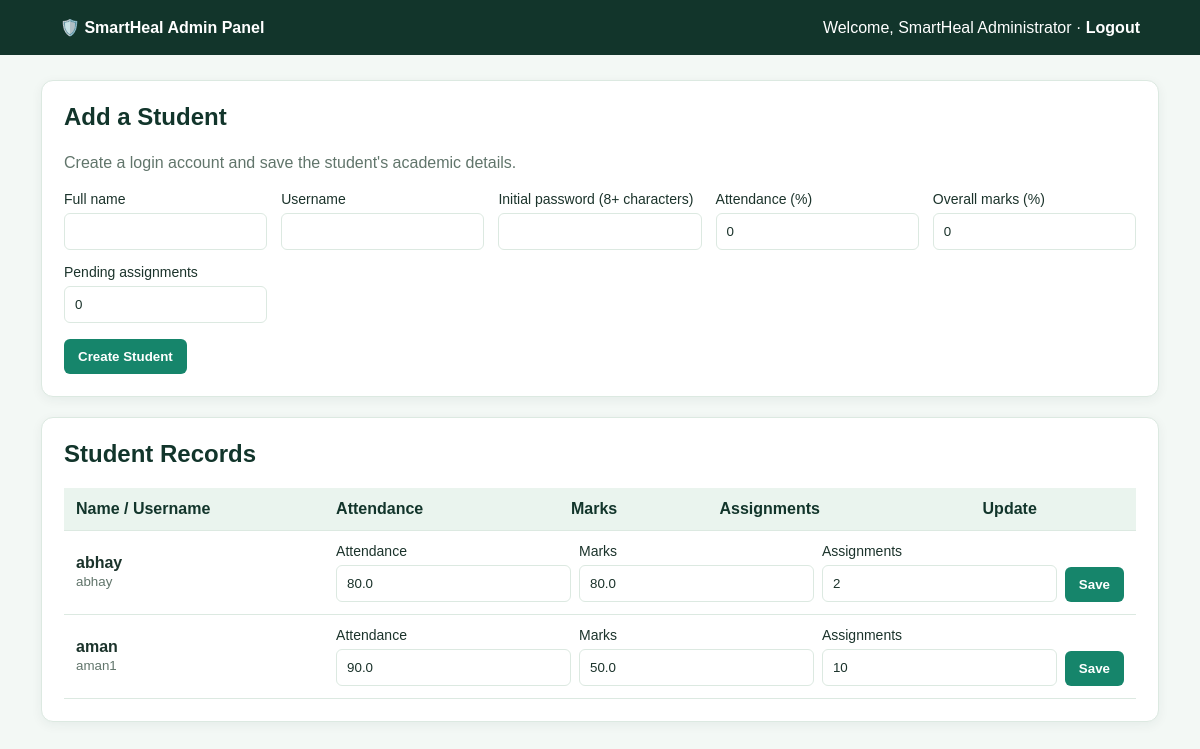
The page /admin (signed in) on the database its author committed.
### tables this page shows
CREATE TABLE student_records (
                id INTEGER PRIMARY KEY AUTOINCREMENT,
                user_id INTEGER UNIQUE NOT NULL,
                attendance REAL NOT NULL DEFAULT 0,
                marks REAL NOT NULL DEFAULT 0,
                assignments INTEGER NOT NULL DEFAULT 0,
                FOREIGN KEY(user_id)
                    REFERENCES users(id) ON DELETE CASCADE
            );

CREATE TABLE users (
                id INTEGER PRIMARY KEY AUTOINCREMENT,
                username TEXT UNIQUE NOT NULL,
                password_hash TEXT NOT NULL,
                role TEXT NOT NULL
                    CHECK(role IN ('admin', 'student')),
                full_name TEXT NOT NULL
            );

### app.py (the view, shortened to what this page needs)
@app.route("/admin", methods=["GET", "POST"])
@role_required("admin")
def admin_panel():
    with get_db() as conn:
        students = conn.execute("""
            SELECT users.id, users.username, users.full_name,
                student_records.attendance, student_records.marks,
                student_records.assignments
            FROM users
            LEFT JOIN student_records ON users.id = student_records.user_id
            WHERE users.role = 'student'
            ORDER BY users.full_name
        """).fetchall()
    return render_template("admin.html", students=students)

### app.py (called while the page is built, shortened)
@app.before_request
def simulate_website_outage():
    monitoring_api_paths = {
        "/api/health",
        "/api/resilience",
        "/api/incidents",
        "/api/error-lab/status",
        "/api/error-lab/settings",
        "/api/error-lab/generate",
        "/api/error-lab/fix",
    }
    monitoring_paths = {
        "/",
        "/style.css",
        "/script.js",
    }
    if request.path in monitoring_paths:
        return None
    if request.path.startswith("/api/"):
        if request.path in monitoring_api_paths:
            return None
        return None
    with STATE_LOCK:
        outage_active = ERROR_LAB_STATE["service_down"]
    return None

def get_db():
    conn = sqlite3.connect(DATABASE, timeout=5)
    conn.row_factory = sqlite3.Row
    conn.execute("PRAGMA foreign_keys = ON")
    return conn

def role_required(required_role):
    def decorator(view):
        @wraps(view)
        def wrapped(*args, **kwargs):
            return view(*args, **kwargs)
        return wrapped
    return decorator

### templates/admin.html (shortened to what this page needs)
<!DOCTYPE html>
<html lang="en">
<head>
</head>
<body>
<header>
    <strong>🛡️ SmartHeal Admin Panel</strong>
    <span>
        Welcome, {{ session.get('full_name') }} ·
        <a href="{{ url_for('logout') }}">Logout</a>
    </span>
</header>
<main>
    <section class="panel">
        <h2>Add a Student</h2>
        <p>Create a login account and save the student's academic details.</p>
        <form method="POST" action="{{ url_for('admin_panel') }}">
            <div class="form-grid">
                <label>Full name
                    <input name="full_name" required>
                </label>
                <label>Username
                    <input name="username" required>
                </label>
                <label>Initial password (8+ characters)
                    <input name="password" type="password"
                           minlength="8" required>
                </label>
                <label>Attendance (%)
                    <input name="attendance" type="number"
                           min="0" max="100" step="0.1"
                           value="0" required>
                </label>
                <label>Overall marks (%)
                    <input name="marks" type="number"
                           min="0" max="100" step="0.1"
                           value="0" required>
                </label>
                <label>Pending assignments
                    <input name="assignments" type="number"
                           min="0" step="1" value="0" required>
                </label>
            </div>
            <button class="submit" type="submit">Create Student</button>
        </form>
    </section>
    <section class="panel">
        <h2>Student Records</h2>
        {% if students %}
        <div class="table-wrap">
            <table>
                <thead>
                    <tr>
                        <th>Name / Username</th>
                        <th>Attendance</th>
                        <th>Marks</th>
                        <th>Assignments</th>
                        <th>Update</th>
                    </tr>
                </thead>
                <tbody>
                {% for student in students %}
                    <tr>
                        <td>
                            <strong>{{ student['full_name'] }}</strong><br>
                            <small>{{ student['username'] }}</small>
                        </td>
                        <td colspan="4">
                            <form class="edit-form" method="POST"
                                  action="{{ url_for('update_student', user_id=student['id']) }}">
                                <label>Attendance
                                    <input name="attendance" type="number"
                                           min="0" max="100" step="0.1"
                                           value="{{ student['attendance'] or 0 }}"
                                           required>
                                </label>
                                <label>Marks
                                    <input name="marks" type="number"
                                           min="0" max="100" step="0.1"
                                           value="{{ student['marks'] or 0 }}"
                                           required>
                                </label>
                                <label>Assignments
                                    <input name="assignments" type="number"
                                           min="0" step="1"
                                           value="{{ student['assignments'] or 0 }}"
                                           required>
                                </label>
                                <button type="submit">Save</button>
                            </form>
                        </td>
                    </tr>
                {% endfor %}
                </tbody>
            </table>
        </div>
        {% else %}
            <p>No student accounts have been created yet.</p>
        {% endif %}
    </section>
</main>
</body>
</html>

### templates/admin.html (style rules this page uses)
* { box-sizing: border-box; }
body { margin: 0; font-family: Arial, sans-serif; background: #F3F8F5; color: #1B332B; }
header { background: #12352B; color: white; padding: 18px 5%; display: flex; justify-content: space-between; align-items: center; gap: 12px; flex-wrap: wrap; }
a { color: #0F6B56; }
header a { color: white; text-decoration: none; font-weight: bold; }
main { max-width: 1150px; margin: 25px auto; padding: 0 16px; }
.panel { background: #FFFFFF; padding: 22px; border-radius: 12px; margin-bottom: 20px; border: 1px solid #DCE9E1; box-shadow: 0 3px 12px rgba(18, 53, 43, 0.06); }
h2 { margin-top: 0; color: #12352B; }
p { color: #61756B; line-height: 1.5; }
.form-grid { display: grid; grid-template-columns: repeat(auto-fit, minmax(180px, 1fr)); gap: 14px; }
label { display: block; font-size: 14px; color: #1B332B; min-width: 0; }
input { display: block; width: 100%; min-width: 0; padding: 10px; margin-top: 6px; border: 1px solid #DCE9E1; border-radius: 6px; background: #FFFFFF; color: #1B332B; }
button { background: #16856B; color: white; border: 0; border-radius: 6px; padding: 10px 14px; cursor: pointer; font-weight: bold; }
.submit { margin-top: 16px; }
.table-wrap { overflow-x: auto; }
table { border-collapse: collapse; width: 100%; min-width: 760px; }
th, td { padding: 12px; border-bottom: 1px solid #DCE9E1; text-align: left; }
th { background: #EAF4EE; color: #12352B; }
td small { color: #61756B; }
td input { min-width: 85px; }
.edit-form { display: flex; gap: 8px; align-items: end; }
.edit-form label { flex: 1; }

### rows shown on the page
student_records: full_name "abhay", username "abhay", attendance "80.0", marks "80.0", assignments "2"
student_records: full_name "aman", username "aman1", attendance "90.0", marks "50.0", assignments "10"

### other values the page prints
{{ session.get('full_name') }} "SmartHeal Administrator"
